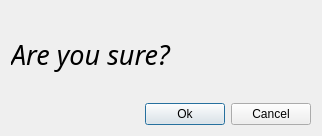
<?xml version="1.0" encoding="UTF-8"?>
<ui version="4.0">
 <class>SureDialog</class>
 <widget class="QDialog" name="SureDialog">
  <property name="geometry">
   <rect>
    <x>0</x>
    <y>0</y>
    <width>322</width>
    <height>136</height>
   </rect>
  </property>
  <property name="windowTitle">
   <string>Dialog</string>
  </property>
  <layout class="QVBoxLayout" name="verticalLayout">
   <item>
    <widget class="QLabel" name="label">
     <property name="font">
      <font>
       <family>Ubuntu Condensed</family>
       <pointsize>20</pointsize>
       <italic>true</italic>
      </font>
     </property>
     <property name="text">
      <string>Are you sure?</string>
     </property>
    </widget>
   </item>
   <item>
    <layout class="QHBoxLayout" name="horizontalLayout">
     <item>
      <spacer name="horizontalSpacer">
       <property name="orientation">
        <enum>Qt::Horizontal</enum>
       </property>
       <property name="sizeHint" stdset="0">
        <size>
         <width>40</width>
         <height>20</height>
        </size>
       </property>
      </spacer>
     </item>
     <item>
      <widget class="QPushButton" name="okButton">
       <property name="text">
        <string>Ok</string>
       </property>
      </widget>
     </item>
     <item>
      <widget class="QPushButton" name="cancelButton">
       <property name="text">
        <string>Cancel</string>
       </property>
      </widget>
     </item>
    </layout>
   </item>
  </layout>
 </widget>
 <resources/>
 <connections/>
</ui>
